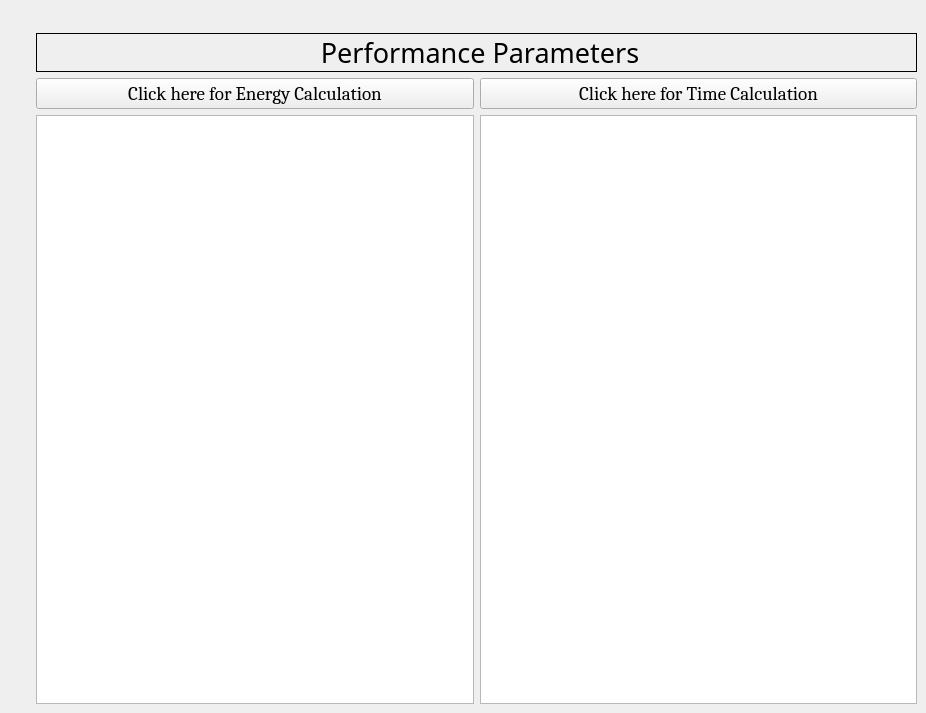
        <widget class="QWidget" name="page_13">
         <widget class="QWidget" name="layoutWidget">
          <property name="geometry">
           <rect>
            <x>36</x>
            <y>33</y>
            <width>881</width>
            <height>671</height>
           </rect>
          </property>
          <layout class="QVBoxLayout" name="verticalLayout_21">
           <item>
            <widget class="QLabel" name="label">
             <property name="font">
              <font>
               <family>Cooper Black</family>
               <pointsize>20</pointsize>
              </font>
             </property>
             <property name="styleSheet">
              <string notr="true">border: 1px solid;</string>
             </property>
             <property name="text">
              <string> Performance Parameters</string>
             </property>
             <property name="alignment">
              <set>Qt::AlignCenter</set>
             </property>
            </widget>
           </item>
           <item>
            <layout class="QHBoxLayout" name="horizontalLayout_3">
             <item>
              <layout class="QVBoxLayout" name="verticalLayout_2">
               <item>
                <widget class="QPushButton" name="pushButton_19">
                 <property name="font">
                  <font>
                   <family>Cambria</family>
                   <pointsize>14</pointsize>
                  </font>
                 </property>
                 <property name="text">
                  <string>Click here for Energy Calculation</string>
                 </property>
                </widget>
               </item>
               <item>
                <widget class="QTextBrowser" name="textBrowser">
                 <property name="font">
                  <font>
                   <family>Cambria</family>
                   <pointsize>14</pointsize>
                  </font>
                 </property>
                 <property name="styleSheet">
                  <string notr="true">*{
	background-image:url(:/image/3.jpg);
	background-repeat: no-repeat;
	background-attachment: fixed;
	background-position: center;
}
</string>
                 </property>
                </widget>
               </item>
              </layout>
             </item>
             <item>
              <layout class="QVBoxLayout" name="verticalLayout_13">
               <item>
                <widget class="QPushButton" name="pushButton_20">
                 <property name="font">
                  <font>
                   <family>Cambria</family>
                   <pointsize>14</pointsize>
                  </font>
                 </property>
                 <property name="text">
                  <string>Click here for Time Calculation</string>
                 </property>
                </widget>
               </item>
               <item>
                <widget class="QTextBrowser" name="textBrowser_2">
                 <property name="font">
                  <font>
                   <family>Cambria</family>
                   <pointsize>14</pointsize>
                  </font>
                 </property>
                 <property name="styleSheet">
                  <string notr="true">*{
	background-image:url(:/image/3.jpg);
	background-repeat: no-repeat;
	background-attachment: fixed;
	background-position: center;
}
</string>
                 </property>
                </widget>
               </item>
              </layout>
             </item>
            </layout>
           </item>
          </layout>
         </widget>
        </widget>
